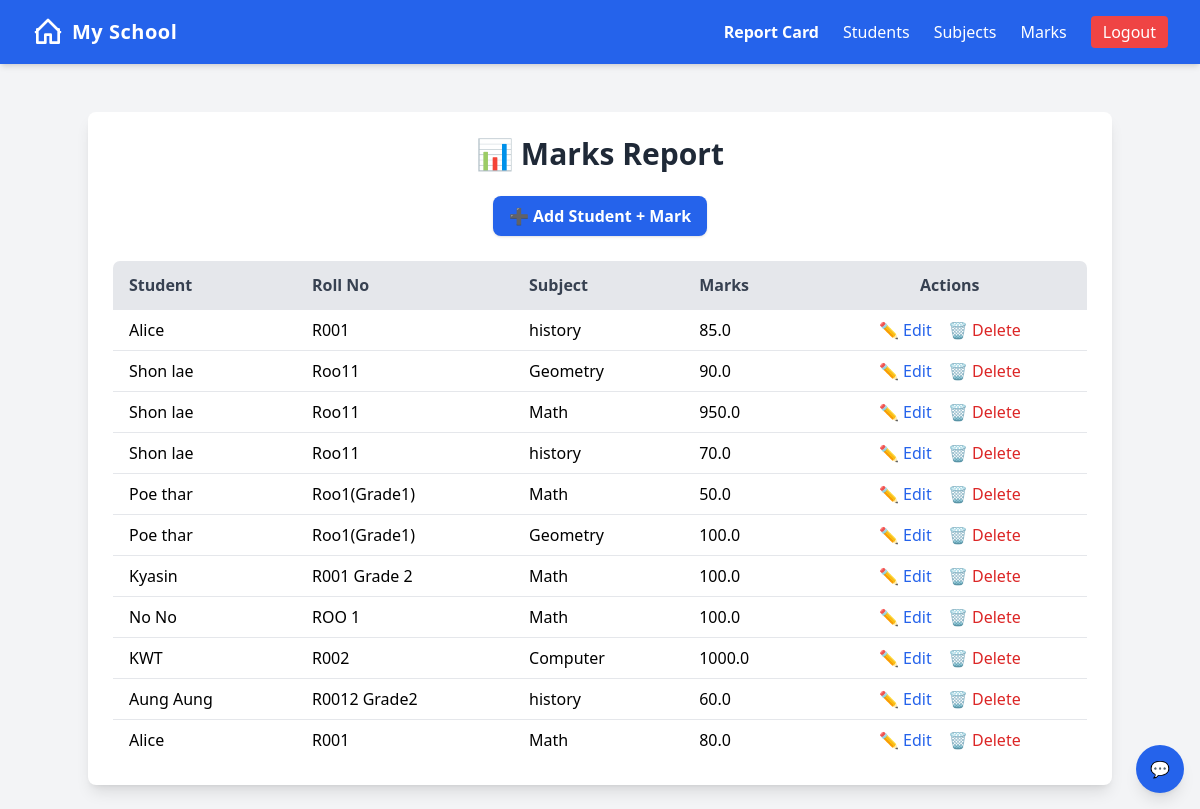
The page /marks/ (signed in) on the database as committed earlier.
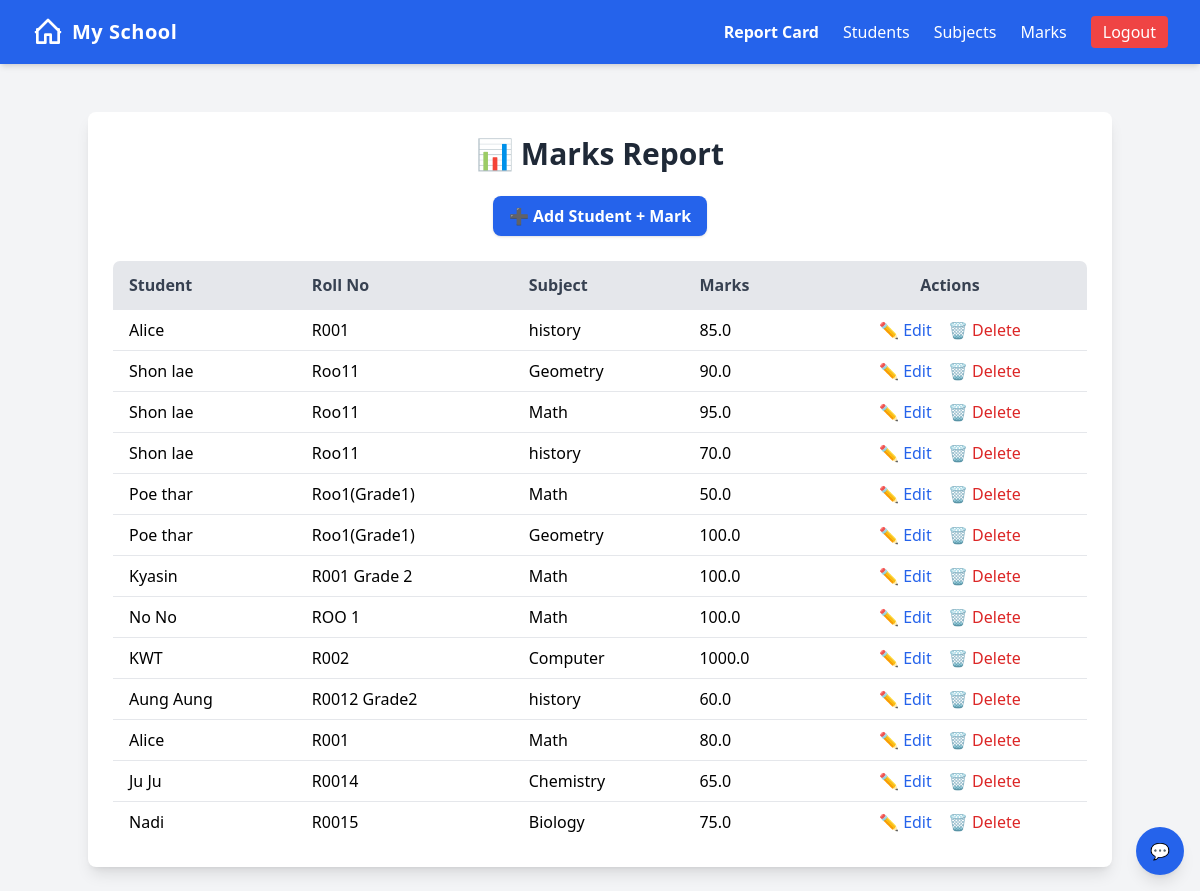
The same page on the database as committed later.
### myapp/models.py (models this page shows, shortened)
class Mark(models.Model):
    student = models.ForeignKey(Student, on_delete=models.CASCADE)
    subject = models.ForeignKey(Subject, on_delete=models.CASCADE)
    marks_obtained = models.FloatField()

class Student(models.Model):
    name = models.CharField(max_length=100)
    roll_number = models.CharField(max_length=20, unique=True)

class Subject(models.Model):
    name = models.CharField(max_length=100, unique=True)

### myapp/views.py (the view)
# urls.py: path("marks/", views.mark_list, name="mark_list"),
@login_required(login_url='login')
def mark_list(request):
    marks = Mark.objects.select_related("student", "subject")
    return render(request, "myapp/mark_list.html", {"marks": marks})

### myapp/templates/myapp/mark_list.html
{% extends "myapp/base.html" %}
{% block content %}
<div class="max-w-5xl mx-auto mt-6 bg-white shadow-lg rounded-lg p-6">
    <h1 class="text-3xl font-bold text-center mb-6 text-gray-800">📊 Marks Report</h1>
    <div class="text-center mb-6">
        <a href="{% url 'student_mark_add' %}"
           class="inline-block bg-blue-600 hover:bg-blue-700 text-white font-semibold px-4 py-2 rounded-lg shadow">
            ➕ Add Student + Mark
        </a>
    </div>
    <div class="overflow-x-auto">
        <table class="min-w-full border border-gray-300 rounded-lg overflow-hidden">
            <thead class="bg-gray-200">
                <tr>
                    <th class="py-3 px-4 text-left text-gray-700 font-semibold border-b">Student</th>
                    <th class="py-3 px-4 text-left text-gray-700 font-semibold border-b">Roll No</th>
                    <th class="py-3 px-4 text-left text-gray-700 font-semibold border-b">Subject</th>
                    <th class="py-3 px-4 text-left text-gray-700 font-semibold border-b">Marks</th>
                    <th class="py-3 px-4 text-center text-gray-700 font-semibold border-b">Actions</th>
                </tr>
            </thead>
            <tbody>
                {% for mark in marks %}
                <tr class="hover:bg-gray-100">
                    <td class="py-2 px-4 border-b">{{ mark.student.name }}</td>
                    <td class="py-2 px-4 border-b">{{ mark.student.roll_number }}</td>
                    <td class="py-2 px-4 border-b">{{ mark.subject.name }}</td>
                    <td class="py-2 px-4 border-b">{{ mark.marks_obtained }}</td>
                    <td class="py-2 px-4 border-b text-center space-x-3">
                        <a href="{% url 'mark_update' mark.pk %}"
                           class="text-blue-600 hover:underline">✏️ Edit</a>
                        <a href="{% url 'mark_delete' mark.pk %}"
                           class="text-red-600 hover:underline">🗑️ Delete</a>
                    </td>
                </tr>
                {% empty %}
                <tr>
                    <td colspan="5" class="py-4 text-center text-gray-500">
                        No marks added yet.
                    </td>
                </tr>
                {% endfor %}
            </tbody>
        </table>
    </div>
</div>
{% endblock %}

Rows that differ between the two databases and show on the page:
changed Mark (number 3 of 13 on the later page): marks_obtained "950.0" → "95.0"
added Mark: student.name "Ju Ju", student.roll_number "R0014", subject.name "Chemistry", marks_obtained "65.0"
added Mark: student.name "Nadi", student.roll_number "R0015", subject.name "Biology", marks_obtained "75.0"
